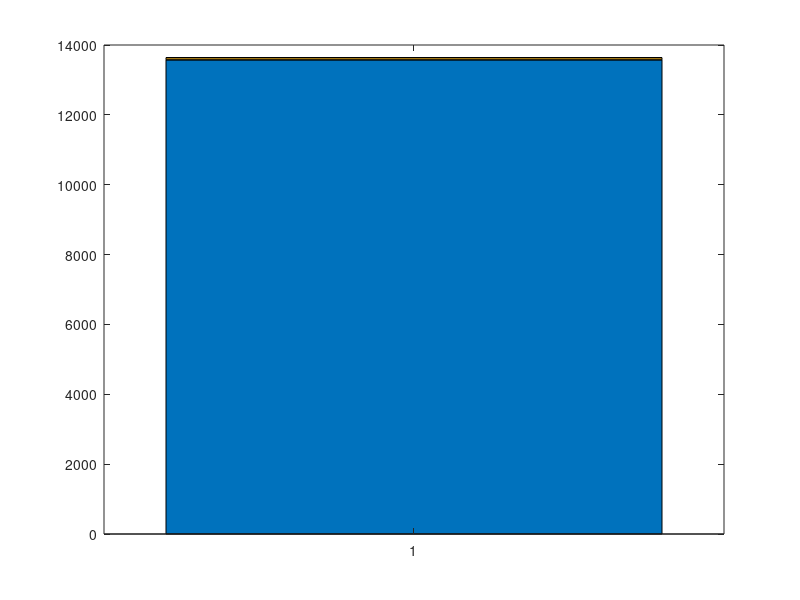

This chart was generated by the following MATLAB code: (Note: this script raises an error after producing the figure.)
clear
clc

%% VALUES THAT NEED TO BE EXTRACTED

Dis_dur = 700; % discharge duration, hours
C_p_inv = 250; % investment cost, USD/kW
C_e_inv = 300; % investment cost, USD/kWh
N_c = 1; % number of construction years
C_p_om = 5; % O&M cost, USD/kW
C_e_om = 0.4; % O&M cost, USD/MWh
N_op = 21.8; % number of operational years
DoD = 0.8; % depth of discharge, percentage
RT = 0.86 ; % round trip efficiency, percentage
Deg_t = 0.01; % temporal degradation, percentage
EoL = 0.8; % end of life threshold, percentage
Life_cyc = 3500; %life cycles
C_p_eol = 20; % end of life cost power, USD/kW
C_e_eol = 0; % end of life cost energy, USD/kWh
self_dis = 0.01;

%% CALCULATING INVESTMENT COST

r = 0.08; % discount rate
Cyc = 3; % annual cycles, cycles
Cap_p = 10; % power capacity, MW
P_elc = 50; % price of electricity, USD/MWh
Cap_e = Cap_p * Dis_dur; % energy capacity, MWh
A = C_p_inv * Cap_p*1000; % USD
B = C_e_inv * Cap_e*1000; % USD

% Initialize the sum
capex = 0;

% Loop through the terms of the sum
for n = 1:N_c
    term = (A + B) / (1 + r)^(n-1) * (1 / N_c); % total CAPEX USD / year
    capex = capex + term;
end

% To display with commas, you can use the following approach
formatted_cost = num2str(capex, '%.2f');
formatted_cost_with_commas = regexprep(formatted_cost, '\d(?=(\d{3})+\.)', '$&,');
fprintf('Total CAPEX: $%s\n', formatted_cost_with_commas);

%% CALCULATING O&M COST

C = C_p_om * Cap_p*1000; % USD

% Initialize the sum
om = 0;

% Loop through the terms of the sum
for n = 1:N_op
    E_in = ((Cap_e * DoD * Cyc)/RT)*(EoL^(1/Life_cyc))^((n-1)*Cyc)*(1-Deg_t)^(n-1);
    term_2 = (C + C_e_om * E_in) / (1 + r)^(n+N_c-1); % total CAPEX USD / year
    om = om + term_2;
end

% To display with commas, you can use the following approach
formatted_cost_2 = num2str(om, '%.2f');
formatted_cost_with_commas_2 = regexprep(formatted_cost_2, '\d(?=(\d{3})+\.)', '$&,');
fprintf('Total O&M cost: $%s\n', formatted_cost_with_commas_2);

%% CALCULATING CHARGING COST

% Initialize the sum
ch = 0;

% Loop through the terms of the sum
for n = 1:N_op
    E_in = ((Cap_e * DoD * Cyc)/RT)*(EoL^(1/Life_cyc))^((n-1)*Cyc)*(1-Deg_t)^(n-1);
    term_3 = (P_elc * E_in) / (1 + r)^(n+N_c-1); % total CAPEX USD / year
    ch = ch + term_3;
end

% To display with commas, you can use the following approach
formatted_cost_3 = num2str(ch, '%.2f');
formatted_cost_with_commas_3 = regexprep(formatted_cost_3, '\d(?=(\d{3})+\.)', '$&,');
fprintf('Total charging cost: $%s\n', formatted_cost_with_commas_3);

%% CALCULATING END OF LIFE COST 

Deg_c = 1 - EoL^(1/Life_cyc);
N_pro = N_c + N_op; % life time of project

% initialise
eol = (1+r) * (C_p_eol * Cap_p * 1000 + 1000 * C_e_eol * Cap_e * (1-Deg_t)^(N_op) * (1-Deg_c)^(Cyc*N_op)) / (1 + r)^(N_pro+1);

% To display with commas, you can use the following approach
formatted_cost_4 = num2str(eol, '%.2f');
formatted_cost_with_commas_4 = regexprep(formatted_cost_4, '\d(?=(\d{3})+\.)', '$&,');
fprintf('Total end-of-life cost: $%s\n', formatted_cost_with_commas_4);

%% CALCULATING THE DISCHARGED ENERGY + NOMINAL CAPACITY

% Initialize the sum
dis = 0;

% Loop through the terms of the sum
for n = 1:N_op
    E_in = ((Cap_e * DoD * Cyc)/RT)*(EoL^(1/Life_cyc))^((n-1)*Cyc)*(1-Deg_t)^(n-1);
    term_5 = (RT * (1 - self_dis) * E_in) / (1 + r)^(n+N_c-1); % total CAPEX USD / year
    dis = dis + term_5;
end

fprintf('               ~~~\n');

% To display with commas, you can use the following approach
formatted_cost_5 = num2str(dis, '%.2f');
formatted_cost_with_commas_5 = regexprep(formatted_cost_5, '\d(?=(\d{3})+\.)', '$&,');
fprintf('Total energy discharge: %s MWh\n', formatted_cost_with_commas_5);
formatted_cost_6 = num2str(Cap_e, '%.2f');
formatted_cost_with_commas_6 = regexprep(formatted_cost_6, '\d(?=(\d{3})+\.)', '$&,');
fprintf('Nominal energy capacity: %s MWh\n', formatted_cost_with_commas_6);

%% CALCULATION OF COMPONENTS OF LCOS

L_CAPEX = capex / dis;
L_OM = om / dis;
L_CH = ch / dis;
L_EOL = eol / dis;

fprintf('               ~~~\n');

formatted_cost_7 = num2str(L_CAPEX, '%.2f');
formatted_cost_with_commas_7 = regexprep(formatted_cost_7, '\d(?=(\d{3})+\.)', '$&,');
fprintf('Levelised investment cost: $%s / MWh\n', formatted_cost_with_commas_7);

formatted_cost_8 = num2str(L_OM, '%.2f');
formatted_cost_with_commas_8 = regexprep(formatted_cost_8, '\d(?=(\d{3})+\.)', '$&,');
fprintf('Levelised O&M cost: $%s / MWh\n', formatted_cost_with_commas_8);

formatted_cost_9 = num2str(L_CH, '%.2f');
formatted_cost_with_commas_9 = regexprep(formatted_cost_9, '\d(?=(\d{3})+\.)', '$&,');
fprintf('Levelised charging cost: $%s / MWh\n', formatted_cost_with_commas_9);

formatted_cost_10 = num2str(L_EOL, '%.2f');
formatted_cost_with_commas_10 = regexprep(formatted_cost_10, '\d(?=(\d{3})+\.)', '$&,');
fprintf('Levelised end-of-life cost: $%s / MWh\n', formatted_cost_with_commas_10);

fprintf('               ~~~\n');

%% CALCULATING LEVELISED COST OF STORAGE
LCOS = L_CAPEX + L_OM + L_CH + L_EOL ;

formatted_cost_11 = num2str(LCOS, '%.2f');
formatted_cost_with_commas_11 = regexprep(formatted_cost_11, '\d(?=(\d{3})+\.)', '$&,');
fprintf('Levelised cost of storage (LCOS): $%s / MWh\n', formatted_cost_with_commas_11);

% Define the four values
value1 = L_CAPEX;
value2 = L_OM;
value3 = L_CH;
value4 = L_EOL;

% Create an array of the values
values = [value1, value2, value3, value4];
labels = {'Investment', 'O&M', 'Charging', 'End-of-life'};
colors = [0.6, 0.8, 0.6; 1, 0.8, 0.8; 0.8, 0.6, 0.8; 1, 1, 0.8]; % Define custom colors

% Create a figure and plot the stacked bar chart
figure;
b = bar(1, values, 'stacked');

% Apply colors to the bars
for k = 1:length(b)
    b(k).FaceColor = colors(k, :);
end

% Label the y-axis
ylabel('LCOS in $/MWh');

% Remove x-axis labels
set(gca, 'XTick', []);

% Add title to the plot
title('LCOS Components');

% Add a legend
legend(labels, 'Location', 'eastoutside');

% Optionally, add value labels to each bar component on the side of the bar
hold on;
y_offset = 0; % Initial offset for the label
for i = 1:length(values)
    y_offset = y_offset + values(i); % Increment the offset
    text(1.1, y_offset - values(i)/2, sprintf('$%.2f', values(i)), ...
        'HorizontalAlignment', 'left', 'VerticalAlignment', 'middle');
end
hold off;

% Set the x-axis limit to provide space for the labels
xlim([0.5 1.5]);